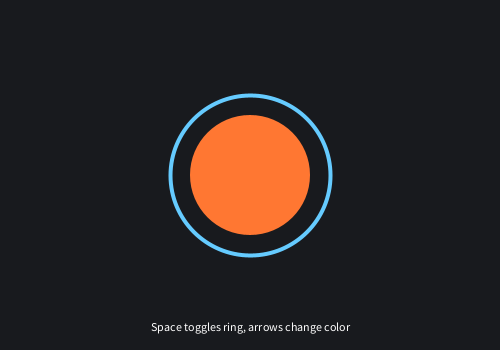
Frame 1 (no input)
Frame 60 (the mouse pressed at the canvas centre just before this capture): identical to frame 1, image omitted
Frame 120 (the mouse held since frame 60 and released just before this capture): identical to frame 1, image omitted

The Processing sketch that drew this single still picture (run headless with seeded random() and noise(); from frame 60 on, the mouse is pressed at the canvas centre):

// Processing sketch: KeyboardToggle
// ── KeyboardToggle.pde
float hueValue = 20;
float circleSize = 120;
boolean ringVisible = true;

void setup() {
  size(500, 350);
  colorMode(HSB, 360, 100, 100);
  strokeWeight(4);
}

void draw() {
  background(225, 20, 12);

  fill(hueValue, 80, 100);
  noStroke();
  ellipse(width / 2, height / 2, circleSize, circleSize);

  if (ringVisible) {
    noFill();
    stroke((hueValue + 180) % 360, 60, 100);
    ellipse(width / 2, height / 2, circleSize + 40, circleSize + 40);
  }

  fill(0, 0, 100);
  textAlign(CENTER, CENTER);
  text("Space toggles ring, arrows change color", width / 2, height - 24);
}

void keyPressed() {
  if (key == ' ') {
    ringVisible = !ringVisible;
  }

  if (keyCode == LEFT) {
    hueValue = (hueValue + 345) % 360;
  } else if (keyCode == RIGHT) {
    hueValue = (hueValue + 15) % 360;
  }
}
